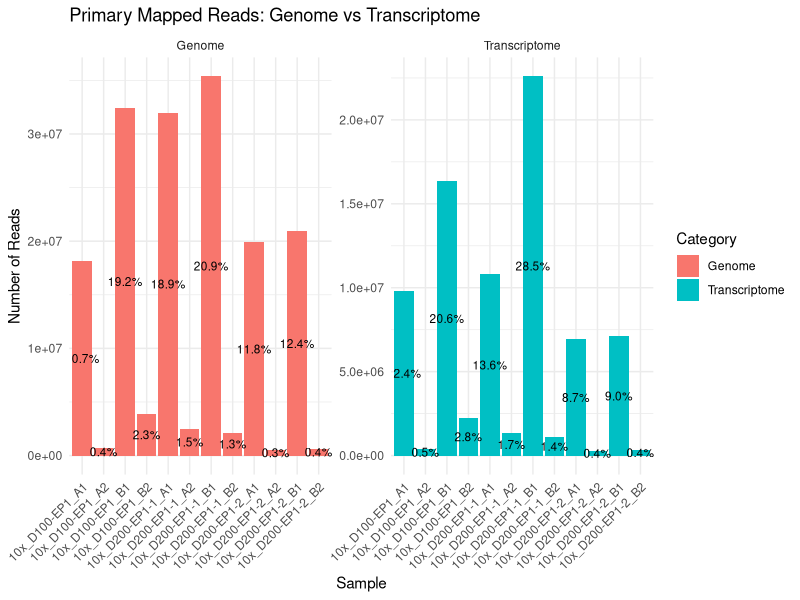
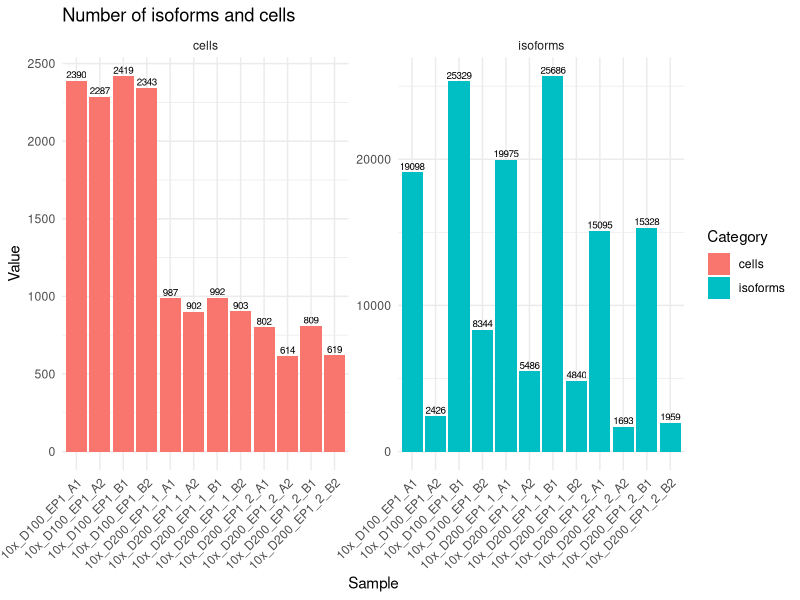

R code for these plots, in order:

library(ggplot2)
library(dplyr)
library(tidyr)

# Input data
data <- data.frame(
  Sample = c("10x_D100-EP1_A1", "10x_D100-EP1_A2", "10x_D100-EP1_B1", "10x_D100-EP1_B2",
             "10x_D200-EP1-1_A1", "10x_D200-EP1-1_A2", "10x_D200-EP1-1_B1", "10x_D200-EP1-1_B2",
             "10x_D200-EP1-2_A1", "10x_D200-EP1-2_A2", "10x_D200-EP1-2_B1", "10x_D200-EP1-2_B2"),
  Genome = c(18117032, 699749, 32457291, 3874547, 31997316, 2519136, 35374512, 2136278, 
             19896090, 539154, 20918783, 654685),
  Transcriptome = c(9797100, 407313, 16332639, 2247286, 10797588, 1328475, 22593735, 
                    1106423, 6927127, 289590, 7094870, 349144)
)

# Convert data to long format for easier plotting
data_long <- data %>%
  pivot_longer(cols = c("Genome", "Transcriptome"), names_to = "Category", values_to = "Reads")

# Calculate percentages for each sample
data_long <- data_long %>%
  group_by(Category) %>%
  mutate(Percentage = Reads / sum(Reads) * 100)

# Plot the data using ggplot2
ggplot(data_long, aes(x = Sample, y = Reads, fill = Category)) +
  geom_bar(stat = "identity", position = "stack") +
  geom_text(aes(label = sprintf("%.1f%%", Percentage)), position = position_stack(vjust = 0.5), size = 3) +
  labs(title = "Primary Mapped Reads: Genome vs Transcriptome",
       x = "Sample",
       y = "Number of Reads") +
  theme_minimal() +
  theme(axis.text.x = element_text(angle = 45, hjust = 1)) +
  facet_wrap(~ Category, scales = "free_y")



##### 

data <- data.frame(
  Sample = c("10x_D100_EP1_A1", "10x_D100_EP1_A2", "10x_D100_EP1_B1", "10x_D100_EP1_B2",
             "10x_D200_EP1_1_A1", "10x_D200_EP1_1_A2", "10x_D200_EP1_1_B1", "10x_D200_EP1_1_B2",
             "10x_D200_EP1_2_A1", "10x_D200_EP1_2_A2", "10x_D200_EP1_2_B1", "10x_D200_EP1_2_B2"),
  isoforms = c(19098, 2426, 25329, 8344, 19975, 5486, 25686, 4840, 15095, 1693, 15328, 1959),
  cells= c(2390, 2287, 2419, 2343, 987, 902, 992, 903, 802, 614, 809, 619)
)

# Convert data to long format for easier plotting
data_long <- data |>
  pivot_longer(cols = c("isoforms", "cells"), names_to = "Category", values_to = "Value")

# Plot the data using ggplot2, faceted by Category
ggplot(data_long, aes(x = Sample, y = Value, fill = Category)) +
  geom_bar(stat = "identity", position = "dodge") +
  geom_text(aes(label = Value), position = position_dodge(width = 0.9), vjust = -0.3, size = 2.5) +  # Annotate with values
  labs(title = "Number of isoforms and cells",
       x = "Sample",
       y = "Value") +
  theme_minimal() +
  theme(axis.text.x = element_text(angle = 45, hjust = 1)) +
  facet_wrap(~ Category, scales = "free_y")